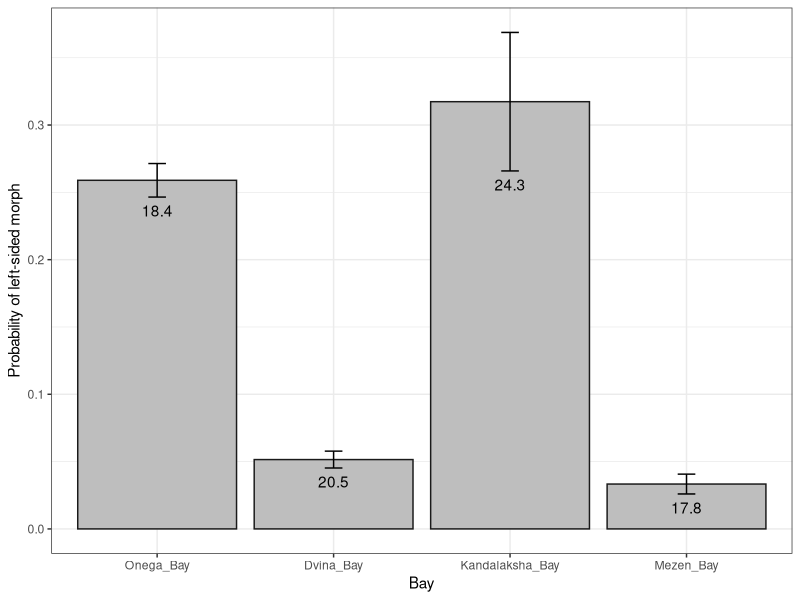
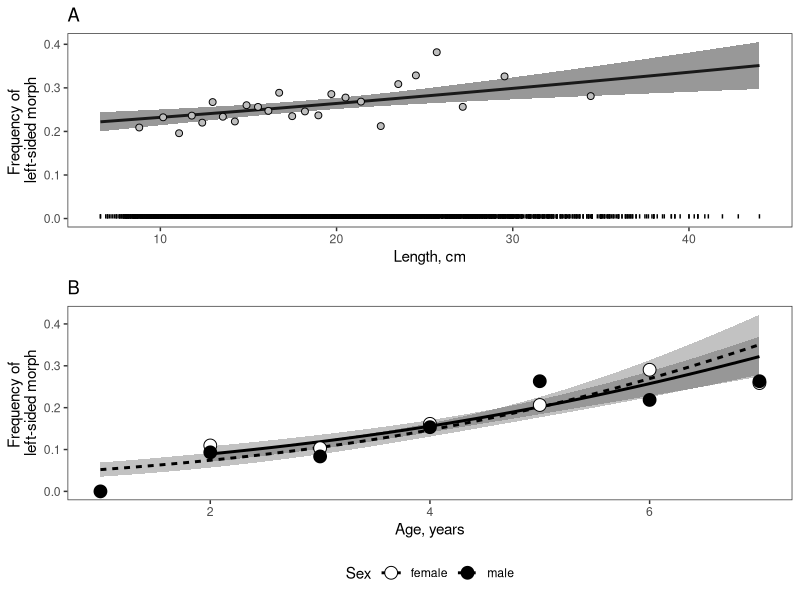

Here is the R script that generated these plots, in order:
## ---- chunk 1
library(knitr)
opts_chunk$set(echo = FALSE, warning = FALSE, message = FALSE)

## ---- chunk 2
library(mgcv)
library(ggplot2)
library(dplyr)
library(broom)
library(car)
library(cowplot)
library(readxl)


theme_set(theme_bw())

kam <- read.table("Data/kambala.csv", sep = ",", header = T, dec = ".")
kam$Orient <- kam$Sidedness
# str(kam)
kam$Outcome <- ifelse(kam$Orient == "Left", 1, 0)


kam$Bay <- factor(kam$Bay, levels = c("Onega_Bay", "Dvina_Bay","Kandalaksha_Bay", "Mezen_Bay" ))

## ---- chunk 3

Mod <- glm(Outcome ~  L * Sex*Bay, data = kam, family = "binomial")

## ---- chunk 4
drop1(Mod, test = "Chi")
Mod_2 <- update(Mod, . ~ . - L:Sex:Bay)

drop1(Mod_2, test = "Chi")
Mod_3 <- update(Mod_2, . ~ . - L:Sex)


drop1(Mod_3, test = "Chi")
Mod_4 <- update(Mod_3, . ~ . - Sex:Bay)

drop1(Mod_4, test = "Chi")
Mod_5 <- update(Mod_4, . ~ . - L:Bay)

drop1(Mod_5, test = "Chi")

Mod_6 <- update(Mod_5, . ~ . - Sex)

## ---- chunk 5
AIC(Mod, Mod_6)

kable(tidy(Mod_6))

## ---- chunk 6
kable(tidy(Mod_6), caption = "Size Model parameters")
## ---- chunk 7

new_data <- kam %>% group_by(Bay) %>% do(data.frame(L = round(mean(.$L), 1)))

predicted <- predict(Mod_6, newdata = new_data, se.fit = T, type = "response")

new_data$Predicted <- predicted$fit
new_data$SE <- predicted$se.fit


ggplot(new_data, aes(x = Bay, y = Predicted)) + geom_col(fill = "gray", color = "gray10") + geom_errorbar(aes(ymin = Predicted - 1.96*SE, ymax = Predicted + 1.96*SE), width = 0.1) + geom_text(aes(y = Predicted - 1.96*SE -0.01, label = L)) + labs(y = "Probability of left-sided morph")


## ---- chunk 8

new_data <- kam %>% group_by(Bay) %>% do(data.frame(L = seq(min(.$L), max(.$L), length.out = 100) )) %>% filter(Bay == "Onega_Bay")

predicted <- predict(Mod_6, newdata = new_data, se.fit = T, type = "response")

new_data$Predicted <- predicted$fit
new_data$SE <- predicted$se.fit

Left_prop <- kam %>% group_by(Bay) %>% do(data.frame(L = .$L, Orient = .$Orient, Size_class = cut_number(x = .$L, n = 25))) %>% group_by(Bay,Size_class) %>% summarise(L_mean = mean(L), Left_prop = mean(Orient == "Left"), N = n()) %>% filter(N>0)  %>% filter(Bay == "Onega_Bay")


  
  


kam_oneg <- kam %>% filter(Bay == "Onega_Bay")

Pl_size_onega <-
ggplot(new_data, aes(x = L, y = Predicted)) + 
  geom_line( size = 1) +  
  geom_ribbon(aes(ymin = Predicted - 1.96*SE, ymax = Predicted + 1.96*SE), alpha = 0.5 ) + 
  geom_point(data = Left_prop, aes(x = L_mean, y = Left_prop), shape = 21, size = 2, fill = "gray") + 
  facet_wrap(~ Bay, ncol = 2) +
  labs(x = "Length, cm", y = "Frequency of \nleft-sided morph") +
  geom_segment(data = kam_oneg, aes(x = L, xend = L, y = 0, yend = 0.01)) +
  theme(strip.text = element_blank()) + 
  ggtitle("A")+ theme(panel.grid = element_blank())


## ---- chunk 9
onega_cam <- read_excel("Data/Onega_L_Age.xlsx")

onega_cam <- onega_cam %>% filter(Sex !="j")

onega_cam$Side2 <- ifelse(onega_cam$Side == "l", 1, 0)



onega_cam2 <- onega_cam[-c(2353:2356),]



onega_cam3 <- onega_cam2 %>% filter(Age<=7)


onega_cam3$Sex <-factor(onega_cam3$Sex, labels = c("female", "male"))


M <- glm(Side2 ~ Age * Sex, data = onega_cam3, family = "binomial")

## ---- chunk 10
kable(tidy(M), caption = "Age Model parameters")
## ---- chunk 11

mydata <- onega_cam3 %>% group_by(Sex) %>% do(data.frame(Age = seq(min(.$Age), max(.$Age), length.out = 50)))


fit <- predict(M, newdata = mydata, type = "response", se.fit = T)

mydata$fit <- fit$fit

mydata$SE <- fit$se.fit

P_age <- onega_cam3 %>% group_by(Sex, Age) %>% summarize(P_left = mean(Side2 == 1), N = n())

Pl_age_onega <- 
ggplot(mydata, aes(x = Age, y = fit, group = Sex))  + 
  geom_ribbon(aes(ymin = fit - 1.96*SE, ymax = fit + 1.96*SE), alpha = 0.3) + 
  geom_line(aes(linetype = Sex), size = 1) +
  geom_point(data = P_age, aes(x = Age, y = P_left, fill = Sex), size = 4, shape = 21) +
  theme_bw() +
  labs(y = "Frequency of \nleft-sided morph", x = "Age, years") + 
  scale_fill_manual(values = c("white", "black"))+
  theme(legend.position = "bottom") + 
  ggtitle("B") + theme(panel.grid = element_blank())

## ---- chunk 12


plot_grid(Pl_size_onega, Pl_age_onega, ncol = 1, rel_heights = c(1, 1.2))

